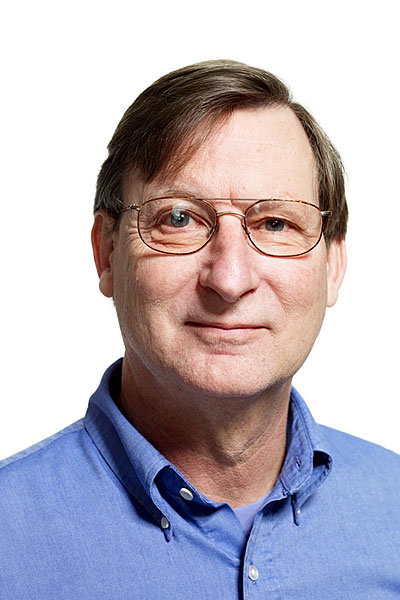
#> input picture face.png, 400 x 600 px
$ jupyter execute 'face detection.ipynb'
#> lines starting #> are read from the running program, lines starting #| are printed output that depends on the picture; after the words box and inside, x2 and y2 are one past the last pixel; in counts of white or black regions, pixels touching at a corner belong together
[cell 1]
import cv2

[cell 2]
face_cascade = cv2.CascadeClassifier('C:/Users\Owner/Anaconda3/Lib/site-packages/cv2/data/haarcascade_frontalface_default.xml')
eye_cascade = cv2.CascadeClassifier('C:/Users\Owner/Anaconda3/Lib/site-packages/cv2/data/haarcascade_eye_tree_eyeglasses.xml')

[cell 3]
img = cv2.imread('face.png')
#> img is the input picture: shape (600, 400, 3); mean B, G, R 189.1, 178.8, 185.8

[cell 4]
gray = cv2.cvtColor(img, cv2.COLOR_BGR2GRAY)
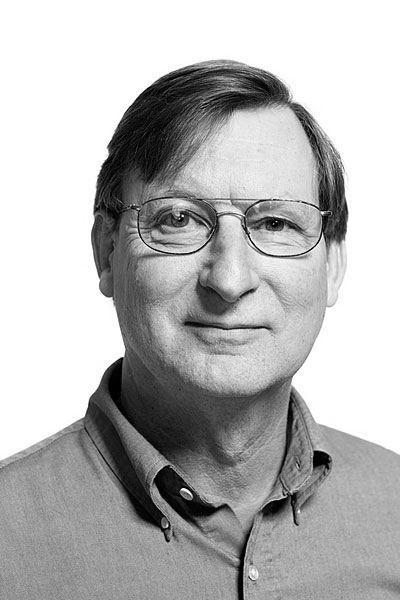
#> gray: shape (600, 400); min 0, max 255, mean 182.1

[cell 5]
faces = face_cascade.detectMultiScale(gray)
#> faces = [[105, 124, 250, 250]]

[cell 6]
for (x,y,w,h) in faces:
    cv2.rectangle(img,(x,y),(x+w,y+h),(255,0,0),2)
    roi_gray = gray[y:y+h, x:x+w]
    roi_color = img[y:y+h, x:x+w]
    eyes = eye_cascade.detectMultiScale(roi_gray)
    for (ex,ey,ew,eh) in eyes:
        cv2.rectangle(roi_color,(ex,ey),(ex+ew,ey+eh),(0,255,0),2)
#> this loop made 1 pass
#> (x, y, w, h, eyes) on pass 1: (105, 124, 250, 250, [[48, 71, 52, 52]])
#> pass 1, `roi_gray = gray[y:y+h, x:x+w]`:
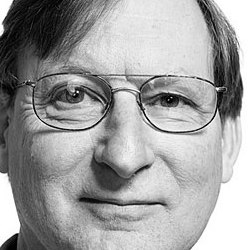
#> roi_gray: shape (250, 250); min 0, max 255, mean 159.8
#> pass 1, `roi_color = img[y:y+h, x:x+w]`:
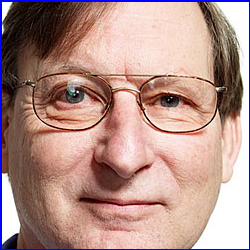
#> roi_color: shape (250, 250, 3); mean B, G, R 140.7, 147.1, 180.9
#> after the loop:
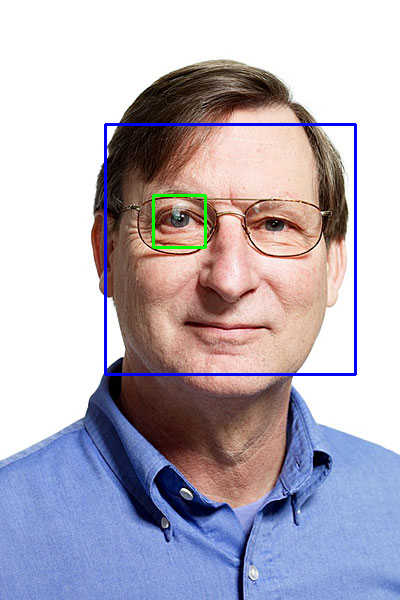
#> img: shape (600, 400, 3); 1.51% of pixels changed, all inside (x1, y1, x2, y2) = (104, 123, 357, 376)
#> after the loop:
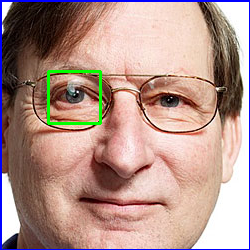
#> roi_color: shape (250, 250, 3); 0.99% of pixels changed, all inside (x1, y1, x2, y2) = (47, 70, 102, 125)
